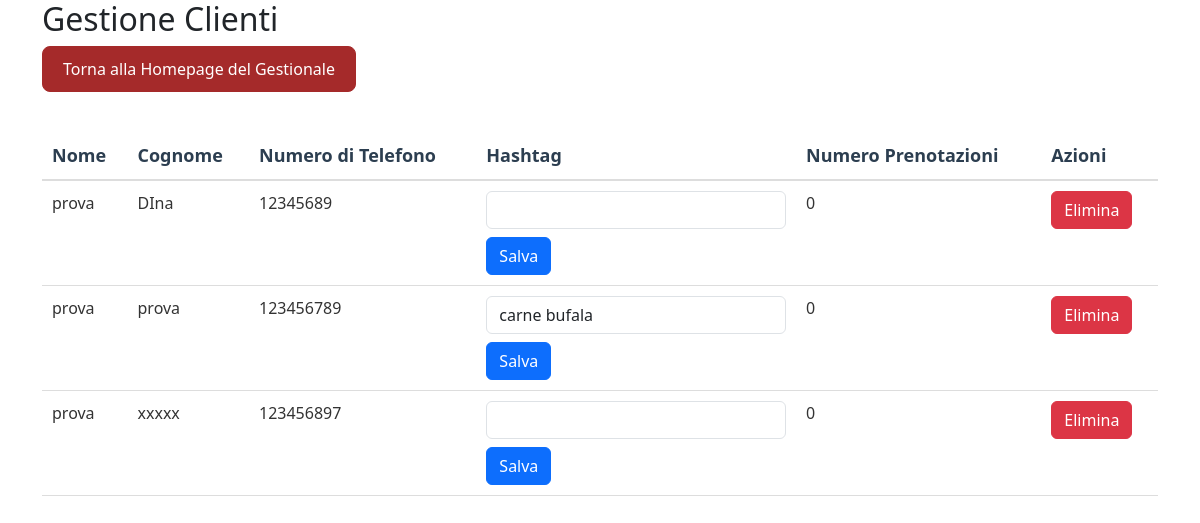
/gestionale/clienti/ (signed in), run on the app's committed database.
### gestionale/models.py (models this page shows, shortened)
class Customer(models.Model):
    first_name = models.CharField(max_length=100)
    last_name = models.CharField(max_length=100)
    phone_number = models.CharField(max_length=20)
    hashtag = models.CharField(max_length=100, blank=True, null=True, default="")
    numero_prenotazioni = models.IntegerField(default=0)

### gestionale/views.py (the view)
# urls.py: path('clienti/', views.clienti, name='clienti'),
@login_required
def clienti(request):
    customers = Customer.objects.all().order_by('last_name', 'first_name')
    hashtags = (
        Customer.objects
        .exclude(hashtag="")
        .values_list('hashtag', flat=True)
    )
    unique_hashtags = set(tag.strip() for tags in hashtags for tag in tags.split(',') if tag.strip())
    return render(request, 'gestionale/clienti.html', {
        'customers': customers,
        'unique_hashtags': unique_hashtags,
    })

### gestionale/templates/gestionale/clienti.html (shortened to what this page needs)
{% extends "base.html" %}
{% load static %}
{% block css_files %}
    <link rel="stylesheet" href="{% static 'gestionale/shared.css' %}">
{% endblock %}
{% block content %}
<div class="container">
    <h2>Gestione Clienti</h2>
    <a href="{% url 'gestionale:gestionale' %}" class="back-to-home">Torna alla Homepage del Gestionale</a>
    <table class="table">
        <thead>
            <tr>
                <th>Nome</th>
                <th>Cognome</th>
                <th>Numero di Telefono</th>
                <th>Hashtag</th>
                <th>Numero Prenotazioni</th>
                <th>Azioni</th>
            </tr>
        </thead>
        <tbody>
            {% for customer in customers %}
                <tr>
                    <td>{{ customer.first_name }}</td>
                    <td>{{ customer.last_name }}</td>
                    <td>{{ customer.phone_number }}</td>
                    <td>
                        <form method="post" action="{% url 'gestionale:update_hashtag' customer.id %}">
                            <input type="text" id="hashtag_{{ customer.id }}" name="hashtag"
                                   value="{{ customer.hashtag }}" class="form-control"
                                   list="suggested-hashtags"
                                   oninput="validateHashtagCount(this)" />
                            <button type="submit" class="btn btn-primary mt-2">Salva</button>
                        </form>
                    </td>
                    <td>{{ customer.numero_prenotazioni }}</td>
                    <td>
                        <a href="{% url 'gestionale:delete_customer' customer.id %}" class="btn btn-danger">Elimina</a>
                    </td>
                </tr>
            {% endfor %}
        </tbody>
    </table>
</div>
{% endblock %}

### static/gestionale/shared.css (style rules this page uses)
.nav-button, .back-to-home { padding: 10px 20px; border: 1px solid #a52a2a; border-radius: 8px; background-color: #a52a2a; color: #fff; font-size: 16px; text-decoration: none; font-weight: 500; transition: background-color 0.3s ease; }
.back-to-home { margin-bottom: 20px; display: inline-block; }
.table { width: 100%; border-collapse: collapse; margin-top: 20px; }
.table thead th { font-weight: 600; font-size: 18px; color: #2c3e50; border-bottom: 2px solid #ddd; text-align: left; padding: 10px; }
.table tbody td { padding: 10px; border-bottom: 1px solid #ddd; font-size: 16px; color: #333; }

### data on the page
Customer: first_name "prova", last_name "DIna", phone_number "12345689", numero_prenotazioni "0"
Customer: first_name "prova", last_name "prova", phone_number "123456789", hashtag "carne bufala", numero_prenotazioni "0"
Customer: first_name "prova", last_name "xxxxx", phone_number "123456897", numero_prenotazioni "0"
